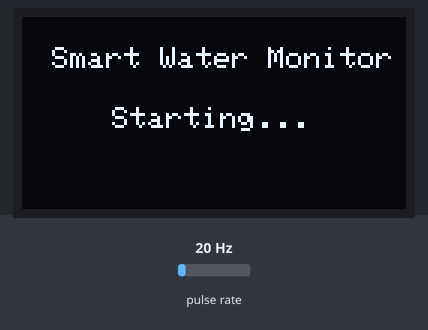
A sketch run on a simulated ESP32. Shown: 128×64 one-colour display. Wiring (inferred from the names in the program): pulse sensor: data GPIO 15. The test bench sets the inputs (shaded band); at power-on: pulse rate 20 Hz. What the sketch prints to the serial monitor is not drawn.

Above: at 0.1 s.
At 7.1 s:
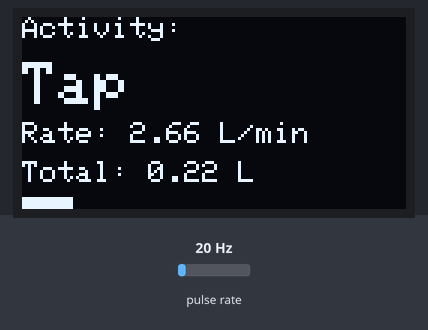
At 27.2 s:
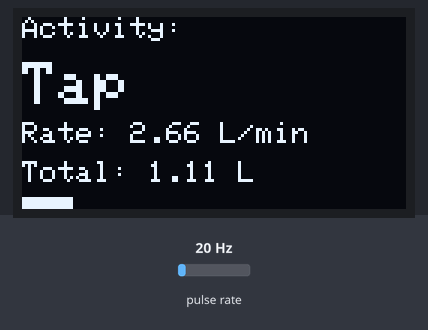
At 47.2 s:
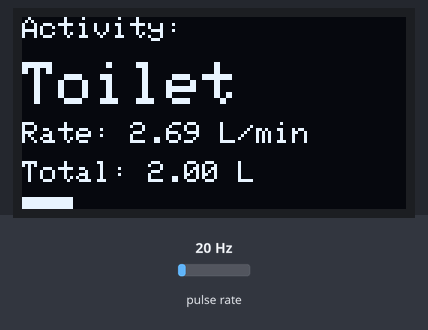
At 92.2 s:
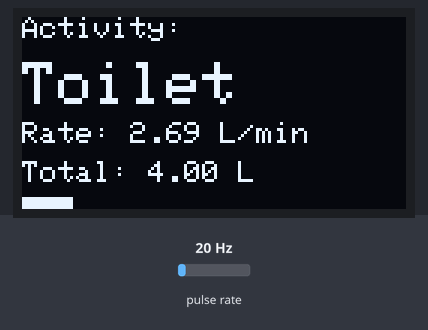
At 127.3 s:
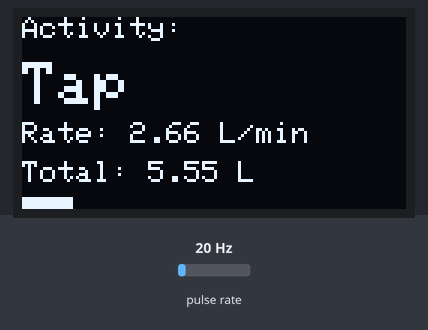

The sketch:

main.ino
```cpp
#include <Wire.h>
#include <Adafruit_GFX.h>
#include <Adafruit_SSD1306.h>

// ==========================================
// 1. CONFIGURATION & WIRING
// ==========================================
// Wiring Guide:
// YF-S201 Signal -> Voltage Divider -> GPIO 15
// OLED SDA       -> GPIO 21
// OLED SCL       -> GPIO 22
// OLED VCC       -> 3.3V (Recommended)
// Sensor VCC     -> 5V (From LM2596)

#define SCREEN_WIDTH 128
#define SCREEN_HEIGHT 64
#define FLOW_SENSOR_PIN 15

// Initialize OLED display
Adafruit_SSD1306 display(SCREEN_WIDTH, SCREEN_HEIGHT, &Wire, -1);

// ==========================================
// 2. GLOBAL VARIABLES
// ==========================================
volatile int pulseCount = 0;
float flowRates[5];      // Buffer for 5 seconds of flow data
int pulseCounts[5];      // Buffer for raw pulses
int secondIndex = 0;     // Track current second in window (0-4)
unsigned long oldTime = 0;
float totalSessionVolume = 0; // Tracks volume for the current "Active" session

// ==========================================
// 3. INTERRUPT SERVICE ROUTINE
// ==========================================
void IRAM_ATTR pulseCounter() {
  pulseCount++;
}

// ==========================================
// 4. MACHINE LEARNING LOGIC (The Brain)
// ==========================================
String predictActivity(float mean_flow, float max_flow, float std_flow, int pulses, int peak_pulses, float vol) {

  // --- A. MANUAL OVERRIDES FOR AIR TESTING ---
  // When blowing air, the sensor spins VERY fast (>12 L/min).
  // Real water showers are usually 6-12 L/min.
  // We classify BOTH as "Shower".
  if (mean_flow > 12.0) {
    return "Shower";
  }

  // --- B. STANDARD LOGIC ---

  // 1. Idle & Leak Check
  // If flow is tiny (<= 0.8 L/min)
  if (mean_flow <= 0.8) {
    // If it's basically zero, it's Idle
    if (mean_flow < 0.2) return "Idle";
    // If it's small but persistent, it's a Leak
    return "Leak";
  }

  // 2. Strong Flow Check (> 5.0 L/min)
  if (mean_flow > 5.0) {
    // If flow is steady (Low Std Dev) OR Volume is high (long duration)
    // It's a Shower.
    if (std_flow < 2.5 || vol > 2.0) {
      return "Shower";
    }
    // If it's strong but very shaky, it's likely a Tap (filling a bucket/pot)
    return "Tap";
  }

  // 3. Toilet Check
  // Toilets are usually short bursts (Low Volume < 6L total)
  // They have a "Peak" (flush start) and then drop.
  if (vol < 6.0 && peak_pulses > 20) {
     return "Toilet";
  }

  // 4. Default Case
  // Hand washing, brushing teeth, doing dishes usually fall here.
  return "Tap";
}

// ==========================================
// 5. SETUP FUNCTION
// ==========================================
void setup() {
  Serial.begin(115200);

  // Initialize OLED
  if(!display.begin(SSD1306_SWITCHCAPVCC, 0x3C)) {
    Serial.println(F("SSD1306 allocation failed"));
    for(;;);
  }
  display.clearDisplay();

  // Show Start Screen
  display.setTextColor(SSD1306_WHITE);
  display.setTextSize(1);
  display.setCursor(10, 10);
  display.println("Smart Water Monitor");
  display.setCursor(30, 30);
  display.println("Starting...");
  display.display();
  delay(2000);

  // Initialize Sensor Pin
  pinMode(FLOW_SENSOR_PIN, INPUT_PULLUP);
  attachInterrupt(digitalPinToInterrupt(FLOW_SENSOR_PIN), pulseCounter, RISING);

  oldTime = millis();
}

// ==========================================
// 6. MAIN LOOP
// ==========================================
void loop() {
  // Execute logic every 1 second
  if ((millis() - oldTime) > 1000) {

    // --- Step 1: Read Sensor safely ---
    detachInterrupt(digitalPinToInterrupt(FLOW_SENSOR_PIN));

    // Calculate Flow Rate (L/min) for this specific second
    // Formula: (Pulse frequency * 60) / 7.5
    float currentFlow = ((1000.0 / (millis() - oldTime)) * pulseCount) / 7.5;

    // Store in buffers
    flowRates[secondIndex] = currentFlow;
    pulseCounts[secondIndex] = pulseCount;

    // Accumulate Volume
    if (currentFlow > 0.1) {
      totalSessionVolume += currentFlow / 60.0; // Add Liters
    }

    // Reset counters for next second
    pulseCount = 0;
    oldTime = millis();
    attachInterrupt(digitalPinToInterrupt(FLOW_SENSOR_PIN), pulseCounter, RISING);

    // Move to next slot in buffer
    secondIndex++;

    // --- Step 2: Process Window (Every 5 seconds) ---
    if (secondIndex >= 5) {
      processWindow();
      secondIndex = 0; // Reset window index
    }
  }
}

// ==========================================
// 7. DATA PROCESSING & DISPLAY
// ==========================================
void processWindow() {
  // A. Calculate Features
  float sumFlow = 0;
  float maxFlow = 0;
  int totalPulses = 0;
  int peakPulses = 0;
  float sumSq = 0;

  for (int i = 0; i < 5; i++) {
    sumFlow += flowRates[i];
    if (flowRates[i] > maxFlow) maxFlow = flowRates[i];

    totalPulses += pulseCounts[i];
    if (pulseCounts[i] > peakPulses) peakPulses = pulseCounts[i];
  }

  float meanFlow = sumFlow / 5.0;
  float volume = totalPulses / 450.0; // Approx Liters in this 5s window

  // Calculate Standard Deviation (Steadiness)
  for (int i = 0; i < 5; i++) {
    sumSq += pow(flowRates[i] - meanFlow, 2);
  }
  float stdFlow = sqrt(sumSq / 5.0);

  // B. Run Prediction
  String activity = predictActivity(meanFlow, maxFlow, stdFlow, totalPulses, peakPulses, volume);

  // Reset Session Volume if IDLE
  if (activity == "Idle") {
    totalSessionVolume = 0;
  }

  // C. Debug to Serial Monitor (Helps you see what's happening)
  Serial.print("Predicted: "); Serial.print(activity);
  Serial.print(" | Rate: "); Serial.print(meanFlow);
  Serial.print(" L/m | Vol: "); Serial.println(totalSessionVolume);

  // D. Update OLED
  updateDisplay(activity, meanFlow);
}

void updateDisplay(String activity, float currentRate) {
  display.clearDisplay();
  display.setTextColor(SSD1306_WHITE);

  if (activity == "Idle") {
    // --- IDLE SCREEN ---
    display.setTextSize(1);
    display.setCursor(0, 0);
    display.println("Status: Monitoring");

    display.setTextSize(2);
    display.setCursor(40, 25);
    display.println("IDLE");

    display.setTextSize(1);
    display.setCursor(20, 50);
    display.println("No flow detected");

  } else if (activity == "Leak") {
    // --- LEAK ALERT SCREEN ---
    display.fillScreen(SSD1306_WHITE); // Flash White
    display.setTextColor(SSD1306_BLACK); // Black Text

    display.setTextSize(2);
    display.setCursor(30, 10);
    display.println("ALERT!");

    display.setCursor(10, 35);
    display.println("LEAK DETECTED");

  } else {
    // --- ACTIVE USAGE SCREEN (Shower, Tap, Toilet) ---
    display.setTextSize(1);
    display.setCursor(0, 0);
    display.print("Activity: ");

    // Display Activity Name Big
    display.setTextSize(2);
    display.setCursor(0, 15);
    display.println(activity);

    // Display Stats
    display.setTextSize(1);
    display.setCursor(0, 35);
    display.print("Rate: ");
    display.print(currentRate);
    display.println(" L/min");

    display.setCursor(0, 48);
    display.print("Total: ");
    display.print(totalSessionVolume);
    display.println(" L");

    // Progress Bar at bottom
    // Max bar width = 128 pixels. Maps 0-15 L/min to 0-128 width.
    int barWidth = map(constrain(currentRate, 0, 15), 0, 15, 0, 128);
    display.fillRect(0, 60, barWidth, 4, SSD1306_WHITE);
  }

  display.display();
}
```

Measured:
- what the display in image 0 shows lasts 7.0 s, from 0.1 s to 7.1 s
- what the display in image 1 shows lasts 5.0 s, from 7.1 s to 12.1 s
